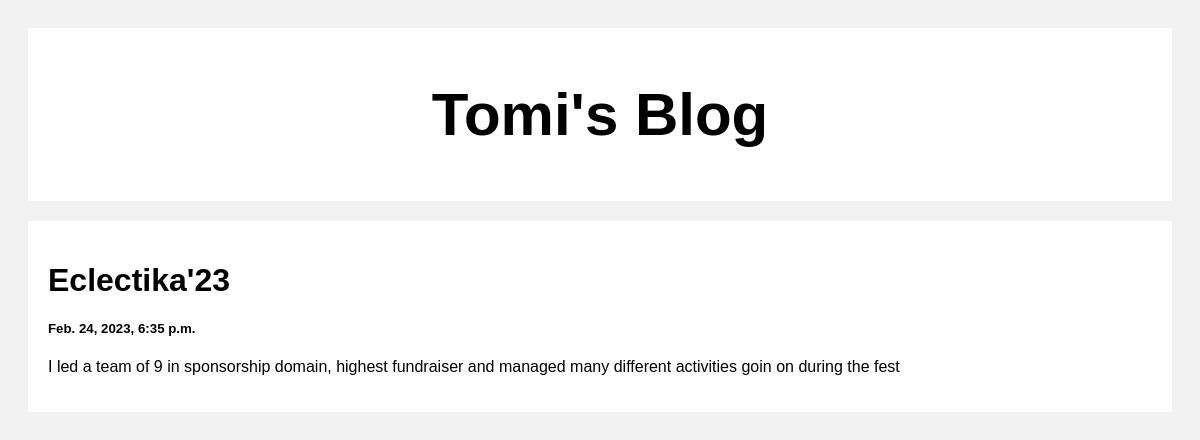
/post/6, run on the app's committed database.
### posts/models.py (models this page shows)
class Post(models.Model):
    title = models.CharField(max_length=100)
    body = models.CharField(max_length=100000)
    created_at = models.DateTimeField(default=datetime.now, blank=True)

### posts/views.py (the view)
# urls.py: path('post/<str:pk>', views.post, name = 'post')
def post(request, pk):
    posts = Post.objects.get(id=pk)
    return render(request, 'posts.html', {'posts': posts})

### templates/posts.html (shortened to what this page needs)
<!DOCTYPE html>
<html>
<head>
</head>
<body>
<div class="header">
  <h2>Tomi's Blog</h2>
</div>
<div class="row">
  <div class="leftcolumn">
    <div class="card">
        <h1>{{posts.title}}</h1>
        <h5>{{posts.created_at}}</h5>
        <p>{{posts.body}}</p>
    </div>
  </div>
</div>
</body>
</html>

### templates/posts.html (style rules this page uses)
* { box-sizing: border-box; }
body { font-family: Arial; padding: 20px; background: #f1f1f1; }
.header { padding: 2px; font-size: 40px; text-align: center; background: white; }
.leftcolumn { float: left; width: 100%; }
.card { background-color: white; padding: 20px; margin-top: 20px; }
.row:after { content: ""; display: table; clear: both; }

### data on the page
Post: title "Eclectika'23", created_at "Feb. 24, 2023, 6:35 p.m.", body "I led a team of 9 in sponsorship domain, highest fundraiser and managed many different activities goin on during the fest"
